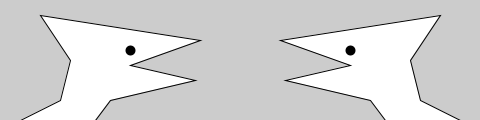
Frame 1 (no input)
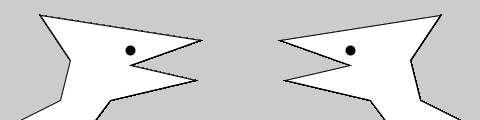
Frame 60 (the mouse pressed at the canvas centre just before this capture)
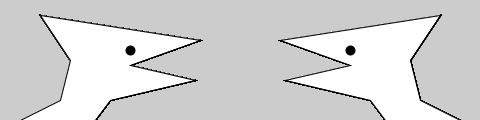
Frame 120 (the mouse held since frame 60 and released just before this capture)

The Processing sketch that drew these frames (run headless with seeded random() and noise(); from frame 60 on, the mouse is pressed at the canvas centre):

// Processing sketch: Start_Program_8
// ── Start_Program_8.pde
void setup() {
    
    size(480, 120);

}

void draw() {
    //dino 1
    strokeWeight(1);
    beginShape();
    vertex(460,120);
    vertex(420,100);
    vertex(410,60);
    vertex(440,15);
    vertex(280,40);
    vertex(350,65);
    vertex(285,80);
    vertex(370,100);
    vertex(385,120);
    endShape(CLOSE);

    strokeWeight(10);
    point(350, 50);

    //dino 2
    strokeWeight(1);
    beginShape();
    vertex(480-460,120);
    vertex(480-420,100);
    vertex(480-410,60);
    vertex(480-440,15);
    vertex(480-280,40);
    vertex(480-350,65);
    vertex(480-285,80);
    vertex(480-370,100);
    vertex(480-385,120);
    endShape(CLOSE);

    strokeWeight(10);
    point(480-350, 50);

}
